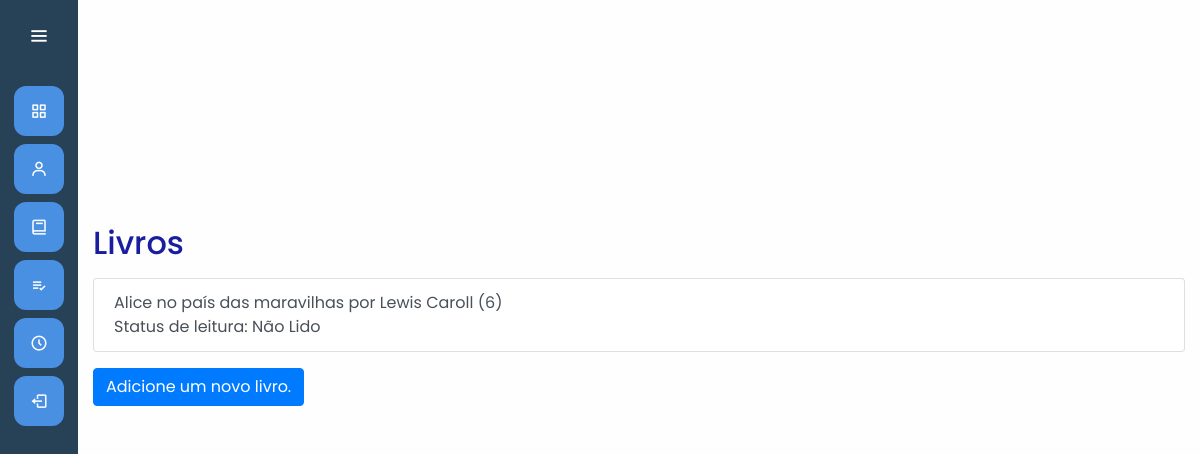
The page /mainapp/biblioteca/ (signed in) on the database as committed earlier.
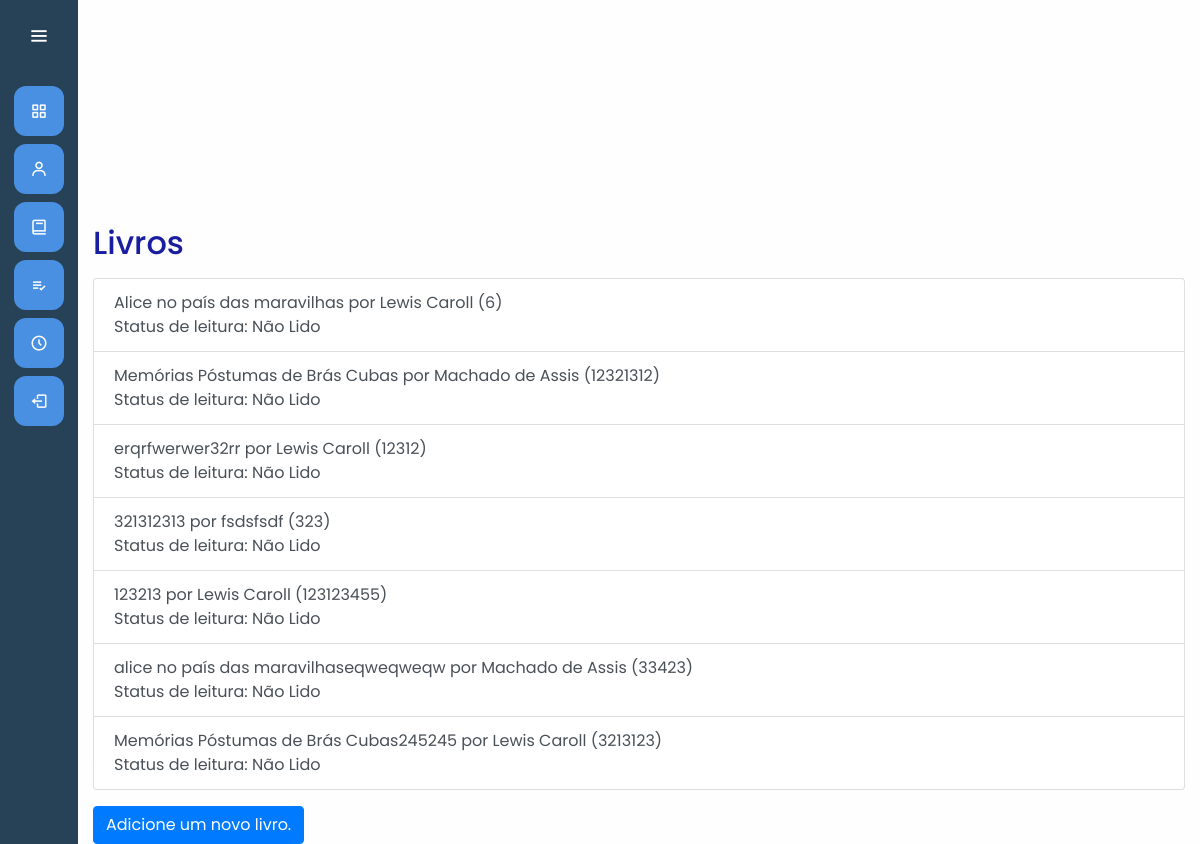
The same page on the database as committed later.
### mainapp/models.py (models this page shows, shortened)
class Livro(models.Model):
    STATUS_LEITURA_CHOICES = [
        ('NL', 'Não Lido'),
        ('EL', 'Em Leitura'),
        ('L', 'Lido'),
    ]
    AVALIACAO_CHOICES = [
        (0, '0 Estrelas'),
        (1, '1 Estrela'),
        (2, '2 Estrelas'),
        (3, '3 Estrelas'),
        (4, '4 Estrelas'),
        (5, '5 Estrelas'),
    ]
    titulo = models.CharField(max_length=100)
    autor = models.CharField(max_length=100)
    anopublicado = models.IntegerField()
    genero=models.ForeignKey(Categoria, on_delete=models.SET_NULL, null=True)
    status_leitura=models.CharField(max_length=2, choices=STATUS_LEITURA_CHOICES, default='NL')
    avaliacao=models.IntegerField(choices=AVALIACAO_CHOICES, default=0)
    usuario = models.ForeignKey(settings.AUTH_USER_MODEL, on_delete=models.CASCADE, related_name='livros')

### mainapp/views.py (the view)
# urls.py: path('biblioteca/', views.Biblioteca.as_view(), name='biblioteca'),
class Biblioteca(View):
    def get(self, request):
        if not request.user.is_authenticated:
            return redirect('home')
        else:
            livros = Livro.objects.filter(usuario=request.user)
            return render(request, 'mainapp/biblioteca.html', {'livros': livros})

### mainapp/templates/mainapp/biblioteca.html (shortened to what this page needs)
{% extends "base.html" %}
{% load static %}
{% block 'head' %}
    <link rel="stylesheet" href="{% static 'mainapp/css/mainapp.css' %}">
{% endblock %}
{% block 'dashboard' %}
<div aria-live="polite" aria-atomic="true" style="position: relative; min-height: 200px;">
</div>
<div class="container mt-4">
    <h2>Livros</h2>
    <div class="list-group mt-3">
        {% for livro in livros %}
        <a href="{% url 'livro_detail' livro.id %}" class="list-group-item list-group-item-action">
            {{ livro.titulo }} por {{ livro.autor }} ({{ livro.anopublicado }})<br>
            Status de leitura: {{ livro.get_status_leitura_display }}
        </a>
        {% empty %}
        <p>Nenhum livro adicionado ainda.</p>
        {% endfor %}
    </div>
    <a href="{% url 'livro_create' %}" class="btn btn-primary mt-3">Adicione um novo livro.</a>
</div>
{% endblock %}

### templates/base.html (shortened to what this page needs)
{% load static %}
<!doctype html>
<html lang="pt-BR">
  <head>
    <link rel="stylesheet" href="https://cdn.jsdelivr.net/npm/bootstrap@4.6.1/dist/css/bootstrap.min.css">
    <link rel="stylesheet" href="{% static 'general/css/base.css' %}">
    <link rel="stylesheet" href="{% static 'general/css/general.css' %}">
    <link href='https://unpkg.com/boxicons@2.0.7/css/boxicons.min.css' rel='stylesheet'>
    {% block 'head' %}{% endblock %}
  </head>
  <body>
    <div class="sidebar">
        <div class="logo-details">
            <i class='bx bx-menu' id="btn" ></i>
        </div>
        <ul class="nav-list">
          <li>
            <a href="/mainapp/">
              <i class='bx bx-grid-alt'></i>
            </a>
          </li>
          <li>
          <a href="#">
            <i class='bx bx-user' ></i>
          </a>
        </li>
        <li>
          <a href="/mainapp/biblioteca/">
            <i class='bx bx-book' ></i>
          </a>
        </li>
        <li>
          <a href="#">
            <i class='bx bx-list-check' ></i>
          </a>
        </li>
        <li>
          <a href="#">
            <i class='bx bx-time-five' ></i>
          </a>
        </li>
          <li class="logout">
            <a href="#" onclick="event.preventDefault(); document.getElementById('logout-form').submit();">
              <i class='bx bx-log-out'></i>
            </a>
          </li>
        </ul>
      </div>
      <section class="home-section">
          {% block 'dashboard'%}
          {% endblock %}
      </section>
  </body>
</html>

### templates/static/general/css/base.css (style rules this page uses)
* { margin: 0; padding: 0; box-sizing: border-box; font-family: "Poppins" , sans-serif; }
.sidebar { position: fixed; left: 0; top: 0; height: 100%; width: 78px; background: var(--dark-color); padding: 6px 14px; z-index: 99; transition: all 0.5s ease; }
.sidebar .logo-details { height: 60px; display: flex; align-items: center; position: relative; }
.sidebar .logo-details #btn { position: absolute; top: 50%; right: 0; transform: translateY(-50%); font-size: 22px; transition: all 0.4s ease; font-size: 23px; text-align: center; cursor: pointer; transition: all 0.5s ease; }
.sidebar i { color: #fff; height: 60px; min-width: 50px; font-size: 28px; text-align: center; line-height: 60px; }
.sidebar .nav-list { margin-top: 20px; height: 100%; }
.sidebar li { position: relative; margin: 8px 0; list-style: none; }
.sidebar li a { display: flex; height: 100%; width: 100%; border-radius: 12px; align-items: center; text-decoration: none; transition: all 0.4s ease; background: var(--main-color); }
.sidebar li i { height: 50px; line-height: 50px; font-size: 18px; border-radius: 12px; }
.home-section { position: relative; min-height: 100vh; top: 0; background: #fffefe; left: 78px; color: rgb(25, 30, 160); width: calc(100% - 78px); transition: all 0.5s ease; }

### templates/static/general/css/general.css (style rules this page uses)
:root { --main-color: #4A90E2; --dark-color: #274156; --light-color: #9BD1F9; --contrast-color: #50BFE6; --differential-color: #B3E5FC; }

Rows that differ between the two databases and show on the page:
added Livro: titulo "Memórias Póstumas de Brás Cubas", autor "Machado de Assis", anopublicado "12321312", status_leitura "Não Lido"
added Livro: titulo "erqrfwerwer32rr", autor "Lewis Caroll", anopublicado "12312", status_leitura "Não Lido"
added Livro: titulo "321312313", autor "fsdsfsdf", anopublicado "323", status_leitura "Não Lido"
added Livro: titulo "123213", autor "Lewis Caroll", anopublicado "123123455", status_leitura "Não Lido"
added Livro: titulo "alice no país das maravilhaseqweqweqw", autor "Machado de Assis", anopublicado "33423", status_leitura "Não Lido"
added Livro: titulo "Memórias Póstumas de Brás Cubas245245", autor "Lewis Caroll", anopublicado "3213123", status_leitura "Não Lido"
